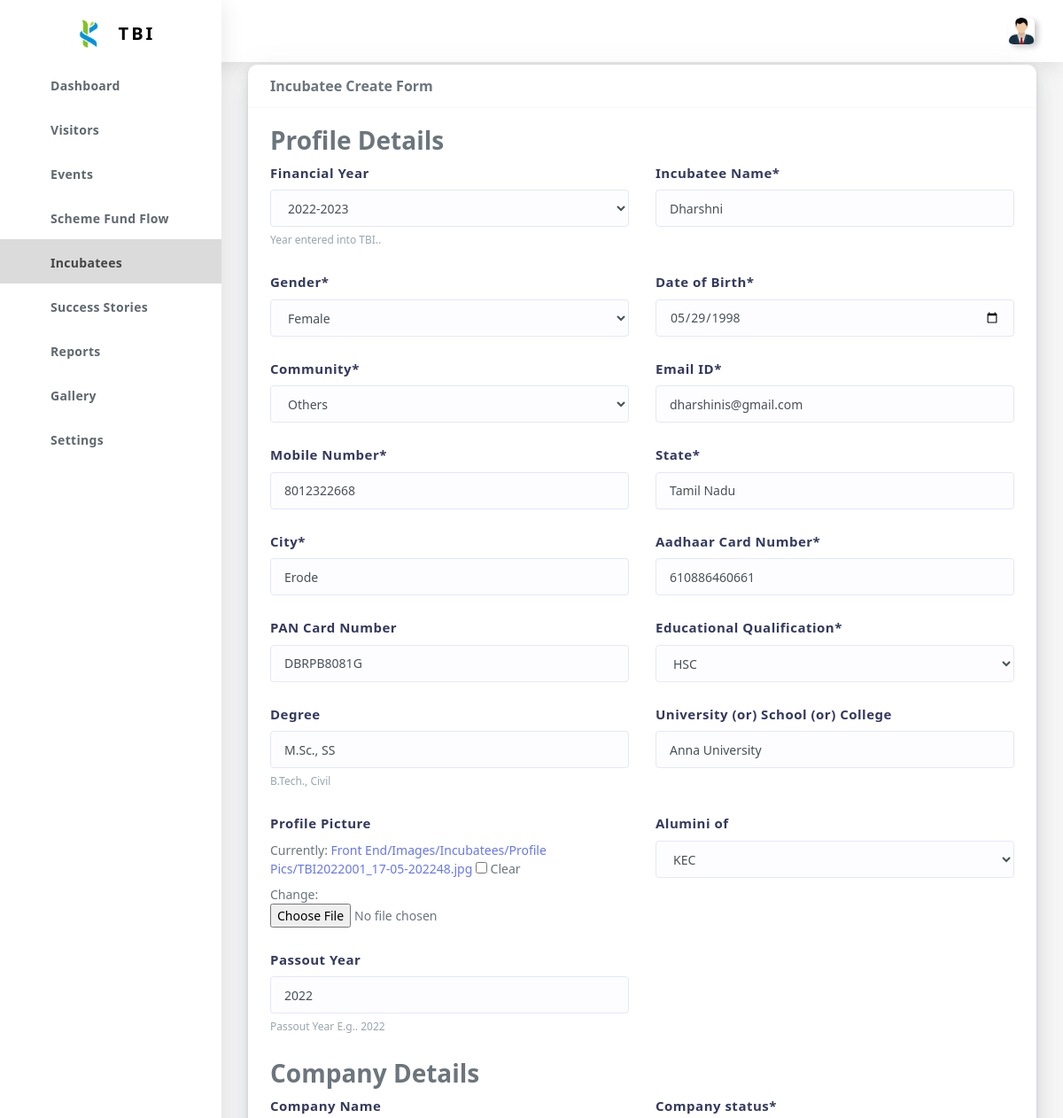
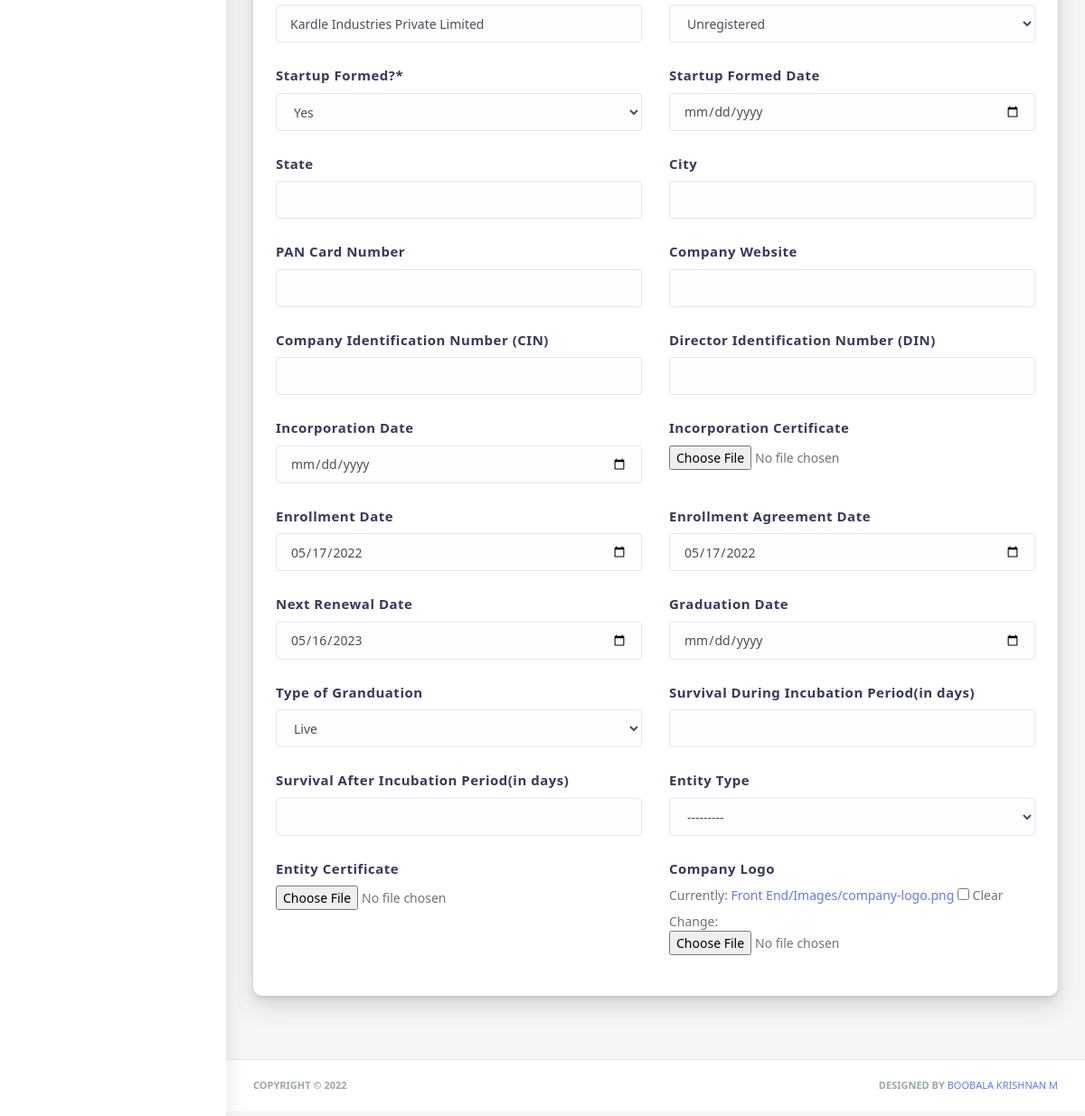
Page /editIncubatee/TBI@2022001 (signed in) on the earlier database version (2 pictures, top to bottom).
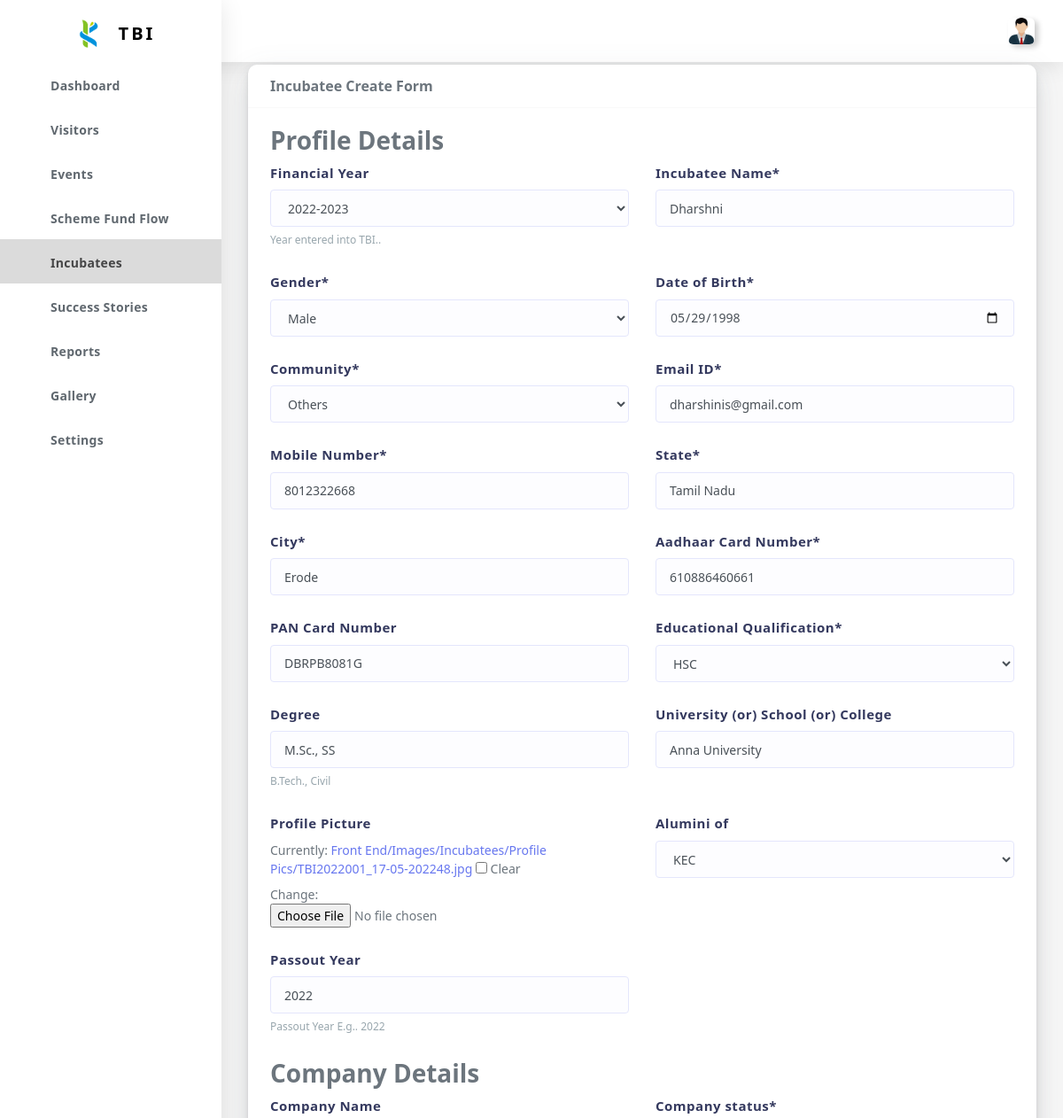
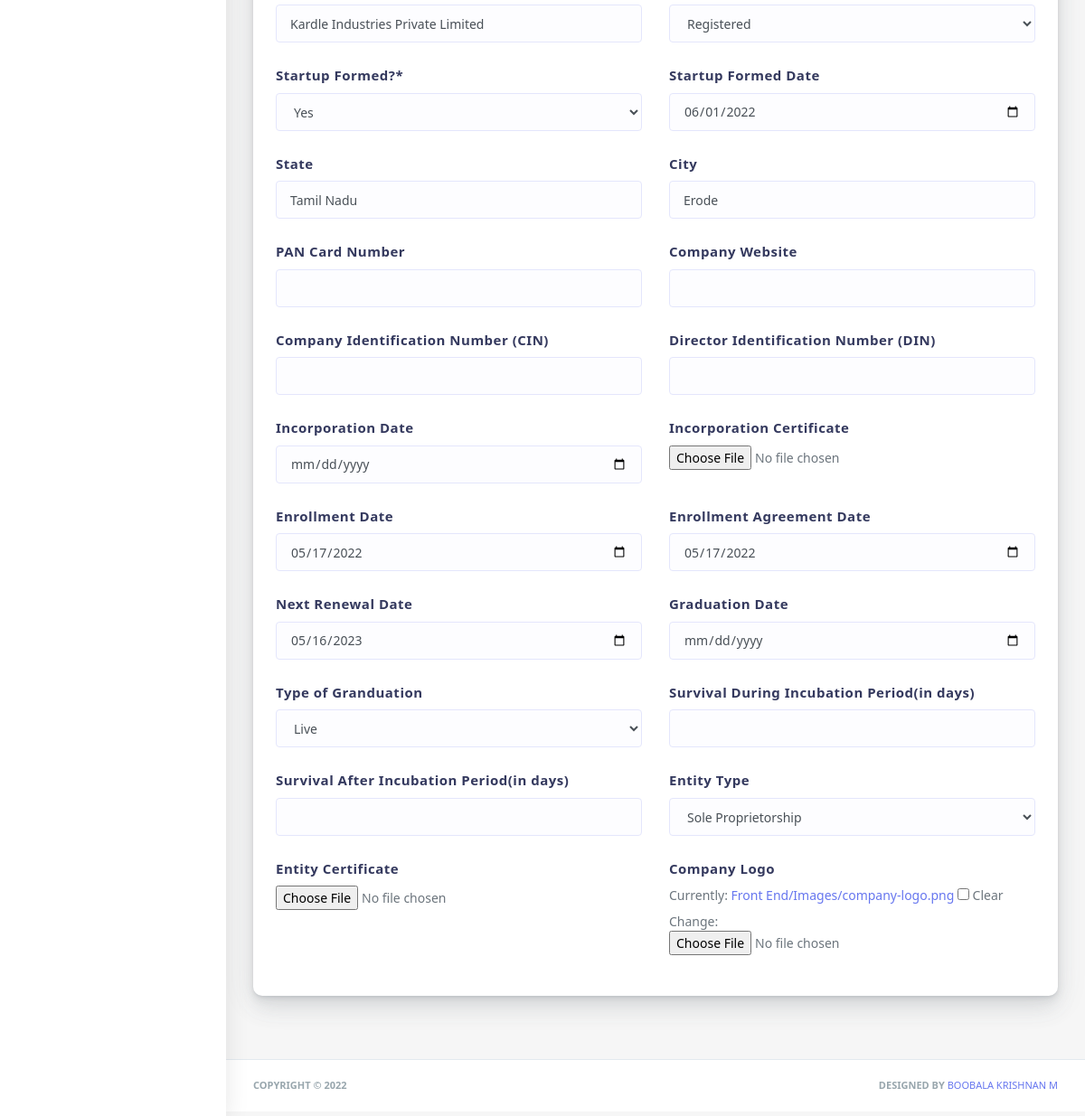
Same page on the later database version (2 pictures, top to bottom).
### Users/models.py (models this page shows, shortened)
class Incubatee(models.Model):
    incubatee_ID = models.CharField(
        max_length=50,
        primary_key=True,
        verbose_name="Incubatee ID"
    )
    financialYear = models.ForeignKey(
        FinancialYear,
        on_delete=models.CASCADE, null=True,blank=True,
        verbose_name="Financial Year",
        help_text = "Year entered into TBI.."
    )
    name = models.CharField(
        max_length=50,
        validators=[validators['text']],
        verbose_name="Incubatee Name"
    )
    gender = models.CharField(
        max_length=8,
        choices=validators['gender'],
        verbose_name="Gender"
    )
    dob = models.DateField(verbose_name="Date of Birth")
    community = models.CharField(
        max_length=8,
        choices=validators['community'],
        verbose_name="Community"
    )
    mail = models.EmailField(
        max_length=60,
        verbose_name="Email ID",
    )
    mobile = models.CharField(
        max_length=10,
        validators=[validators["PhoneNumber"]],
        verbose_name="Mobile Number"
    )
    state = models.CharField(
        max_length=30, verbose_name="State"
    )
    city = models.CharField(
        max_length=30, verbose_name="City"
    )
    aadhaar = models.CharField(
        validators=[validators['Aadhaar']],
        max_length=12,
        null=False,
        verbose_name="Aadhaar Card Number",
        unique=True
    )
    pan = models.CharField(
        max_length=15,
        null=True,
        blank=True,
        validators=[validators['Pan']],
        verbose_name="PAN Card Number",
        unique=True
    )
    education = models.CharField(
        max_length=10,
        choices=validators['education'],
        verbose_name="Educational Qualification",
    )
    degree = models.CharField(
        max_length=15,
        default="",
        validators=[validators['textspecial']],
        verbose_name="Degree",
        null=True, blank=True,
        help_text="B.Tech., Civil"
    )
    university = models.CharField(
        max_length=50,
        default="",
        blank=True,null=True,
        validators=[validators['text']],
        verbose_name="University (or) School (or) College"
    )
    profile = models.ImageField(
        upload_to=incubatee_Photos,
        verbose_name='Profile Picture',
        null=True,
        blank=True,
        default='Front End/Images/user.png'
    )
    alumini = models.CharField(
        max_length=20,
        null=True,
        blank=True,
        verbose_name = "Alumini of ",
        choices=(
            ("KEC", "KEC"),
            ("KPIT", "KPIT"),
            ("ITI", "ITI"),
            ("Kongu Arts & Science", "Kongu Arts & Science"),
        ),
    )
    year = models.IntegerField(
        verbose_name="Passout Year",
        help_text="Passout Year E.g.. 2022",
        null = True,blank= True,
    )
    updateOn = models.DateField(default=datetime.date.today,null=True,blank=True)

class Company(models.Model):
    incubatee_ID = models.ForeignKey(
        Incubatee, on_delete=models.CASCADE,
        verbose_name= "Incubatee", null=True,
        blank=True
    )
    company_name = models.CharField(
        max_length=50,
        null=True,blank=True,
        verbose_name="Company Name"
    )
    company_status = models.CharField(
        max_length=20,
        choices=(
            ("Registered", "Registered"),
            ("Unregistered", "Unregistered"),
        ),
        default = "Unregistered"
    )
    startupFormed = models.CharField(
        max_length=3,
        choices=(("Yes", "Yes"), ("No", "No")),
        default="No",
        verbose_name="Startup Formed?",
    )
    startupFormedDate = models.DateField(
        null=True, blank=True,
        verbose_name="Startup Formed Date"
    )
    address_state = models.CharField(
        max_length=30, verbose_name="State",
        null=True, blank=True
    )
    address_city = models.CharField(
        max_length=30, verbose_name="City",
        null=True, blank=True
    )
    company_pan = models.CharField(
        max_length=15,
        null=True,
        blank=True,
        validators=[validators['Pan']],
        verbose_name="PAN Card Number",
        unique=True
    )
    url = models.URLField(
        verbose_name="Company Website",
        null=True,blank=True,
    )
    cin = models.CharField(
        max_length=20,
        null=True,
        blank=True,
        verbose_name="Company Identification Number (CIN)"
    )
    din = models.CharField(
        max_length=20,
        null=True,
        blank=True,
        verbose_name="Director Identification Number (DIN)"
    )
    incorporationDate = models.DateField(
        null=True, blank=True,
        verbose_name="Incorporation Date"
    )
    incorporationCertificate = models.FileField(
        upload_to=incorporation_Certificate,
        verbose_name='Incorporation Certificate',
        null=True,
        blank=True,
    )
    enrollmentDate = models.DateField(
        default=datetime.date.today,
        null=True, blank=True,
        verbose_name="Enrollment Date"
    )
    enrollmentagreementDate = models.DateField(
        default=datetime.date.today,
        null=True, blank=True,
        verbose_name="Enrollment Agreement Date"
    )
    renewalDate = models.DateField(
        null=True, blank=True,
        verbose_name="Next Renewal Date"
    )
    graduationDate = models.DateField(
        null=True, blank=True,
        verbose_name="Graduation Date"
    )
    graduationType = models.CharField(
        max_length=10,
        null=True, blank=True,
        choices=(
            ("Live", "Live"),
            ("Closed", "Closed"),
        ),
        default="Live",
        verbose_name="Type of Granduation",
    )
    survivalDuringIncubation = models.IntegerField(
        verbose_name="Survival During Incubation Period(in days)",
        null=True,blank=True
    )
    survivalAfterIncubation = models.IntegerField(
        verbose_name="Survival After Incubation Period(in days)",
        null=True,blank=True
    )
    entityDetails = models.ForeignKey(
        Entity, on_delete=models.CASCADE,
        verbose_name="Entity Type",
        null=True,blank=True
    )
    entityCertificate = models.FileField(
        upload_to=entity_Certificate,
        blank=True, null=True,
        verbose_name="Entity Certificate"
    )
    logo = models.ImageField(
        upload_to=company_Logo_Photos,
        verbose_name='Company Logo',
        null=True,
        blank=True,
        default='Front End/Images/company-logo.png'
    )
    updateOn = models.DateField(default=datetime.date.today,null=True,blank=True)

### Users/views.py (the view, shortened to what this page needs)
# urls.py: path('editIncubatee/<str:incubateeID>',views.editIncubatee,name = 'editIncubatee'),
@login_required(login_url='/login/')
def editIncubatee(request,incubateeID):
    success = 1
    form = IncubateeForm(instance = Incubatee.objects.get(incubatee_ID = incubateeID))
    form1 = CompanyEditForm(instance = Company.objects.get(incubatee_ID = incubateeID))
    return render(request, 'incubatee_profileEdit.html', {"form":form,"form1":form1,"incubateeID":incubateeID})

### Users/forms.py
class IncubateeForm(ModelForm):
    def __init__(self, *args, **kwargs):
        super(IncubateeForm, self).__init__(*args, **kwargs)
    class Meta:
        model = Incubatee
        exclude = ('incubatee_ID','updateOn')
        widgets = {
            'dob': DateInput(),
        }

class CompanyEditForm(ModelForm):
    def __init__(self, *args, **kwargs):
        super(CompanyEditForm, self).__init__(*args, **kwargs)
        for fields in self.fields:
            if fields in ['year']:
                self.fields[fields].widget.attrs['class'] += "datepicker"
    class Meta:
        model = Company
        exclude = ('incubatee_ID','updateOn',)
        widgets = {
            'startupFormedDate': DateInput(),
            'incorporationDate': DateInput(),
            'enrollmentDate': DateInput(),
            'enrollmentagreementDate': DateInput(),
            'renewalDate': DateInput(),
            'graduationDate': DateInput(),
        }

### Users/models.py (called while the page is built)
    def __str__(self):
        return self.entityName

    def __str__(self):
        return self.financialYear

### Front End/Templates/Incubatees/incubatee_profileEdit.html (shortened to what this page needs)
{% extends "body.html" %}
{% load crispy_forms_tags %}
{% load static %}
{% block CSS %}
<link rel="stylesheet" href="{% static 'Front End/CSS/bundles/iziToast.min.css' %}">
<link rel="stylesheet" href="{% static 'Front End/CSS/bundles/select2.min.css' %}">
{% endblock CSS %}
{% block content %}
<div class="main-content">
    <section class="section">
        <div class="section-body">
          <div class="row clearfix">
            <div class="col-lg-12 col-md-12 col-sm-12 col-xs-12">
              <div class="card">
                <div class="card-header">
                  <h4>Incubatee Create Form</h4>
                </div>
                <div class="card-body">
                  <form id="wizard_with_validation" method="POST" action="{% url 'editIncubatee' incubateeID=incubateeID %}" enctype="multipart/form-data">
                    <h3>Profile Details</h3>
                    <fieldset class="row">
                        {% for field in form %}
                        <div class="col-6">
                            <div class="form-group">
                                {{ field|as_crispy_field }}
                            </div>
                        </div>
                        {% endfor %}
                    </fieldset>
                    <h3>Company Details</h3>
                    <fieldset class="row">
                        {% for field in form1 %}
                        <div class="col-6">
                            <div class="form-group">
                                {{ field|as_crispy_field }}
                            </div>
                        </div>
                        {% endfor %}
                    </fieldset>
                  </form>
                </div>
              </div>
            </div>
        </div>
        </div>
      </section>
</div>
{% endblock content %}

Differences in the rows shown:
changed Incubatee "Dharshni": gender "Female" → "Male"
changed Company "Kardle Industries Private Limited": company_status "Unregistered" → "Registered"; startupFormedDate (not shown) → "06/01/2022"; address_state (not shown) → "Tamil Nadu"; address_city (not shown) → "Erode"; entityDetails "---------" → "Sole Proprietorship"
